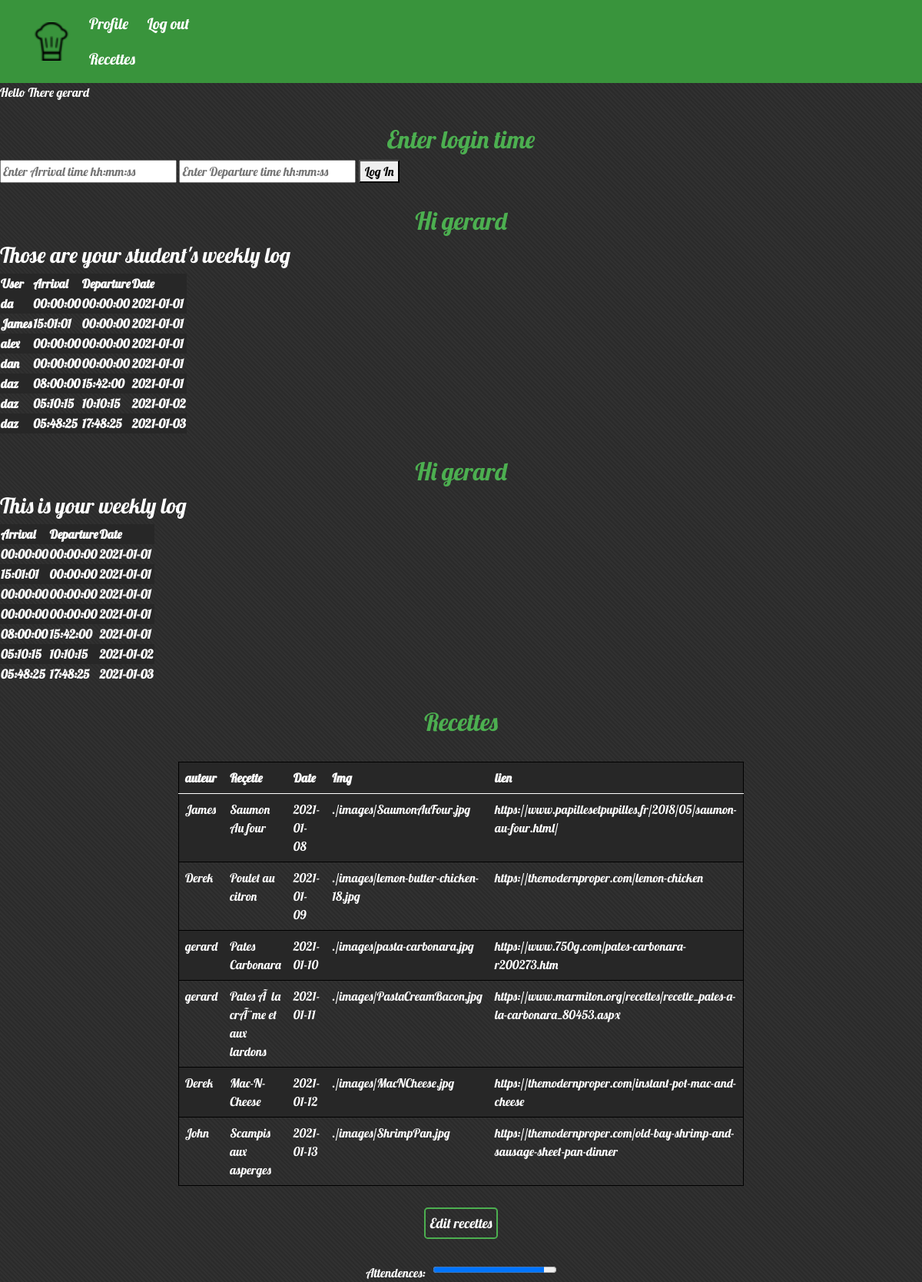
The app's page / (signed in) with its own data.
### tables this page shows
CREATE TABLE IF NOT EXISTS `recettes` (
  `id` int(11) NOT NULL AUTO_INCREMENT,
  `sujet` varchar(255) NOT NULL,
  `auteur_id` int(11) NOT NULL,
  `date` date NOT NULL,
  `image` varchar(255) NOT NULL,
  `lien` varchar(255) NOT NULL,
  `ingredients_Id` int(11) NOT NULL DEFAULT '3',
  `ingredients_B_Id` int(11) NOT NULL DEFAULT '3',
  `ingredients_C_Id` int(11) NOT NULL DEFAULT '3',
  PRIMARY KEY (`id`),
  KEY `ingredients` (`ingredients_Id`),
  KEY `ingredientsSec` (`ingredients_B_Id`),
  KEY `ingredientsThird` (`ingredients_C_Id`),
  KEY `ingredient-user` (`auteur_id`)
);

CREATE TABLE IF NOT EXISTS `users` (
  `usersId` int(11) NOT NULL AUTO_INCREMENT,
  `usersFirstName` varchar(128) NOT NULL,
  `usersLastName` varchar(128) NOT NULL,
  `userAccountType` enum('chef','student') NOT NULL,
  `usersEmail` varchar(128) NOT NULL,
  `usersPwd` varchar(128) NOT NULL,
  `Picture` varchar(128) NOT NULL DEFAULT 'Users/img/Boomer.jpg',
  PRIMARY KEY (`usersId`)
);

### includes/functions.inc.php (called while the page is built, shortened)
<?php
function isAdmin($connect){
    $currentUser=$_SESSION['userid'];
    $sql = "SELECT userAccountType FROM `users` WHERE usersid='$currentUser';";
    $result=mysqli_query($connect, $sql);
    $row=mysqli_fetch_all($result);
    if($row[0][0] === 'chef'){
        return true;
    }else{
        return false;
    }
}
function getLogTime($connect){
    if(isadmin($connect)){
        $currentUser='user_id';
    }else{
        $currentUser= " user_id=" . $_SESSION['userid'] ;
    }
    $sql = "SELECT time,time_left,date,users.usersFirstName FROM `time` INNER JOIN users ON time.user_id=users.usersId WHERE $currentUser AND date BETWEEN '2020-01-06' AND '2021-01-10' ORDER BY date ASC LIMIT 7;";
    $result=mysqli_query($connect, $sql);
    $row=mysqli_fetch_all($result);
    return $row ;
}
function getRecipe($connect){
    if(isadmin($connect)){
        $currentUser='auteur_id';
    }else{
        $currentUser= " auteur_id=" . $_SESSION['userid'] ;
    }
    $sql = "SELECT `sujet`,  `date`, `image`, `lien`,users.usersFirstName FROM `recettes` INNER JOIN users ON recettes.auteur_id=users.usersId WHERE $currentUser ORDER BY date ASC LIMIT 7";
    $result=mysqli_query($connect, $sql);
    $row=mysqli_fetch_all($result);
    return $row ;
}

### index.php (the view, shortened to what this page needs)
<?php
include_once 'header.php';
if(isset($_SESSION['username'])){
    require_once './includes/dbh.inc.php';
    require_once './includes/functions.inc.php';
    echo '<p>Hello There '.$_SESSION['username'].'</p>';
    $logtimes= getLogTime($connect);
    $recipies= getRecipe($connect);
    ?>
        <section class='signup-form'>
        <h2>Enter login time</h2>
         <form action='includes/punch.inc.php' method='post'>
        <input type='text' name='punchin' placeholder='Enter Arrival time hh:mm:ss'>
        <input type='text' name='punchout' placeholder='Enter Departure time hh:mm:ss'>
        <button type="submit " name='submit'>Log In</button>
        </form>
        </section>
    <section class='wrapper'>
        <div class='wrapper'>
    <table>
         <h2>Hi <?php echo $_SESSION['username'] ?></h2>
         <h3>Those are your student's weekly log</h3>
         <tr>
            <th>User</th>
            <th>Arrival</th>
            <th>Departure</th>
            <th>Date</th>
        </tr>
        <tr>
        <?php
         foreach($logtimes as $logtime){
             echo '<tr><th>'.$logtime[3].'</th><th>'. $logtime[0].'</th><th>'. $logtime[1].'</th><th>'. $logtime[2].'</th></tr>';
         }?>
    </table>
        </div>
        <div class='wrapper'>
    <table>
         <h2>Hi <?php echo $_SESSION['username'] ?></h2>
         <h3>This is your weekly log</h3>
         <tr>
            <th>Arrival</th>
            <th>Departure</th>
            <th>Date</th>
        </tr>
         <?php
         foreach($logtimes as $logtime){
             echo '<tr><th>'. $logtime[0].'</th><th>'. $logtime[1].'</th><th>'. $logtime[2].'</th></tr>';
         }?>
    </table>
        </div>
        <h2>Recettes</h2>
    <div class="d-flex justify-content-center">
        <table class="table">
            <thead>
                <tr>
                    <th scope="col">auteur</th>
                    <th scope="col">Reçette</th>
                    <th scope="col">Date</th>
                    <th scope="col">Img</th>
                    <th scope="col">lien</th>
                </tr>
            </thead>
            <tbody>
            <?php
                foreach($recipies as $recipe){
                    echo '<tr><td>'. $recipe[4].'</td><td>'. $recipe[0].'</td><td>'. $recipe[1].'</td><td>'. $recipe[2].'</td><td>'. $recipe[3].'</td></td>';
                }?>
            </tbody>
        </table>
    </div>
    <div class="d-flex justify-content-center">
        <button type="button" class="btn btn-primary btn-lg">
            Edit recettes
        </button>
    </div>
    <div>
        <div class="presence">
            <label for="file">Attendences:</label>
            <progress id="file" max="100" value="90"> 90% </progress>
        </div>
    </div>
</body>
</html>
<?php
}
?>

### header.php (shortened to what this page needs)
<!DOCTYPE html>
<html lang="en">
<head>
    <link href="https://cdn.jsdelivr.net/npm/bootstrap@5.0.0-beta1/dist/css/bootstrap.min.css" rel="stylesheet">
    <link rel="stylesheet" href="style.css">
</head>
<body>
    <nav class="navbar navbar-expand-lg static-top">
    <div class="container">
        <a class="navbar-brand" href="#">
            <img src="./images/chapeauu.png" alt="logo">
        </a>
        <div class="collapse navbar-collapse" id="navbarResponsive">
            <ul class="navbar-nav ml-auto">
             <?php
                    if(isset($_SESSION['username'])){
                        echo '<li class="nav-item active">';
                        echo '<a class="nav-link text-white" href="profile.php">Profile
                        </a>';
                        echo '<a class="nav-link text-white" href="index.php">Recettes
                        </a></li>';
                        echo '<li class="nav-item"><a class="nav-link text-white" href="includes/logout.inc.php">Log out</a>
                        </li>';
                    }else{
                        echo '<li class="nav-item active">';
                        echo '<a class="nav-link text-white" href="signup.php">Sign up</a>';
                        echo '<a class="nav-link text-white" href="login.php">Log in</a> </li>';
                    }
                ?>
            </ul>
        </div>
    </div>
</nav>

### style.css (style rules this page uses)
body { font-family: 'Lobster', cursive; background-image: repeating-linear-gradient(45deg, rgba(97,97,97,0.1) 0px, rgba(97,97,97,0.1) 2px,transparent 2px, transparent 4px),linear-gradient(90deg, rgb(43,43,43),rgb(43,43,43)); color: white; }
label { padding-right: 10px; font-size: 1rem; }
.presence { display: flex; justify-content: center; padding-top: 20px; }
.table { color: white; border: 1px solid black; margin-top: 2%; max-width: 60%; }
table tr:nth-child(odd) { background-color:#272727; color: #ffffff; }
.navbar { background-color: #39943c; font-size: 20px; }
.btn { background: none; border: 2px solid #4caf50; color: white; padding: 5px; font-size: 18px; cursor: pointer; margin: 12px 0; }
h2 { color: #4CAF50; display: flex; justify-content: center; margin-top: 30px; }

### records on screen
recettes: auteur.usersFirstName "James", sujet "Saumon Au four", date "2021-01-08", image "./images/SaumonAuFour.jpg", lien "https://www.papillesetpupilles.fr/2018/05/saumon-au-four.html/"
recettes: auteur.usersFirstName "Derek", sujet "Poulet au citron", date "2021-01-09", image "./images/lemon-butter-chicken-18.jpg", lien "https://themodernproper.com/lemon-chicken"
recettes: auteur.usersFirstName "gerard", sujet "Pates Carbonara", date "2021-01-10", image "./images/pasta-carbonara.jpg", lien "https://www.750g.com/pates-carbonara-r200273.htm"
recettes: auteur.usersFirstName "gerard", sujet "Pates Ã la crÃ¨me et aux lardons", date "2021-01-11", image "./images/PastaCreamBacon.jpg", lien "https://www.marmiton.org/recettes/recette_pates-a-la-carbonara_80453.aspx"
recettes: auteur.usersFirstName "Derek", sujet "Mac-N-Cheese", date "2021-01-12", image "./images/MacNCheese.jpg", lien "https://themodernproper.com/instant-pot-mac-and-cheese"
recettes: auteur.usersFirstName "John", sujet "Scampis aux asperges", date "2021-01-13", image "./images/ShrimpPan.jpg", lien "https://themodernproper.com/old-bay-shrimp-and-sausage-sheet-pan-dinner"

### other values on screen
$_SESSION['username'] "gerard"
$logtime[3] "da"
$logtime[0] "00:00:00"
$logtime[1] "00:00:00"
$logtime[2] "2021-01-01"
$logtime[3] "James"
$logtime[0] "15:01:01"
$logtime[3] "alex"
$logtime[3] "dan"
$logtime[3] "daz"
$logtime[0] "08:00:00"
$logtime[1] "15:42:00"
$logtime[0] "05:10:15"
$logtime[1] "10:10:15"
$logtime[2] "2021-01-02"
